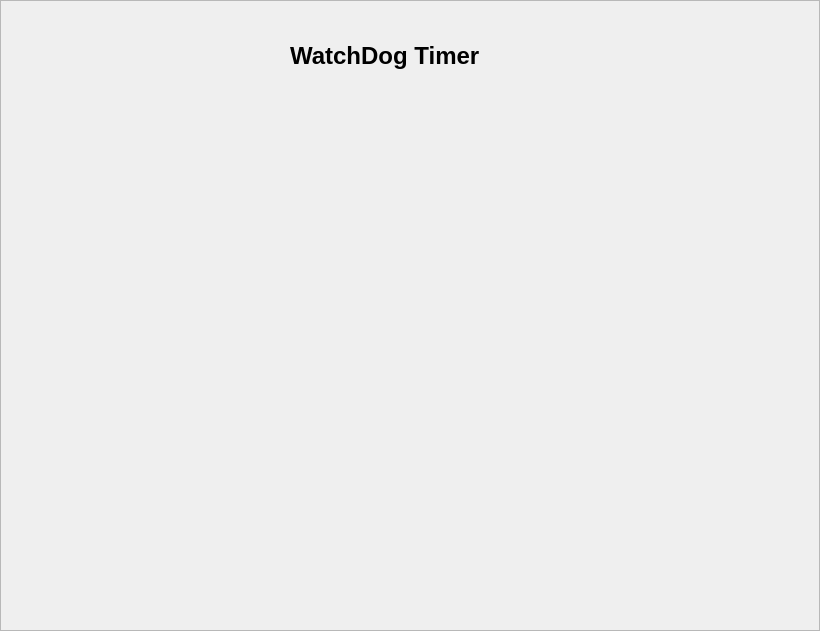
<?xml version="1.0" encoding="UTF-8"?>
<ui version="4.0">
 <class>Frame</class>
 <widget class="QFrame" name="Frame">
  <property name="geometry">
   <rect>
    <x>0</x>
    <y>0</y>
    <width>820</width>
    <height>631</height>
   </rect>
  </property>
  <property name="windowTitle">
   <string>Frame</string>
  </property>
  <property name="frameShape">
   <enum>QFrame::StyledPanel</enum>
  </property>
  <property name="frameShadow">
   <enum>QFrame::Raised</enum>
  </property>
  <widget class="QLabel" name="label">
   <property name="geometry">
    <rect>
     <x>290</x>
     <y>40</y>
     <width>191</width>
     <height>31</height>
    </rect>
   </property>
   <property name="font">
    <font>
     <pointsize>18</pointsize>
     <weight>75</weight>
     <bold>true</bold>
    </font>
   </property>
   <property name="text">
    <string>WatchDog Timer</string>
   </property>
  </widget>
  <widget class="QLabel" name="label_2">
   <property name="geometry">
    <rect>
     <x>140</x>
     <y>100</y>
     <width>511</width>
     <height>431</height>
    </rect>
   </property>
   <property name="text">
    <string>&lt;html&gt;&lt;head/&gt;&lt;body&gt;&lt;p&gt;&lt;img src=&quot;:/image/Images/WatchDogTimer.png&quot;/&gt;&lt;/p&gt;&lt;/body&gt;&lt;/html&gt;</string>
   </property>
  </widget>
 </widget>
 <resources>
  <include location="../Resources/img.qrc"/>
 </resources>
 <connections/>
</ui>
